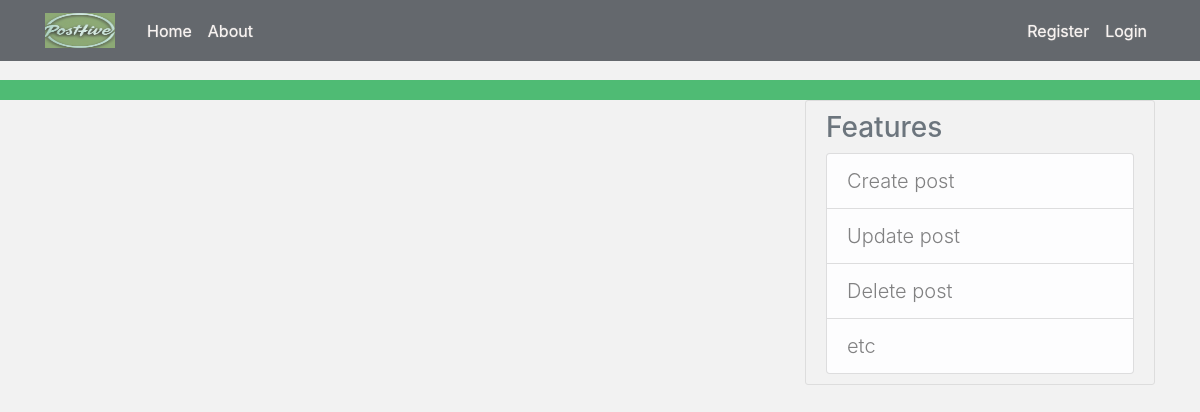
/home, run on an earlier commit of the app's database.
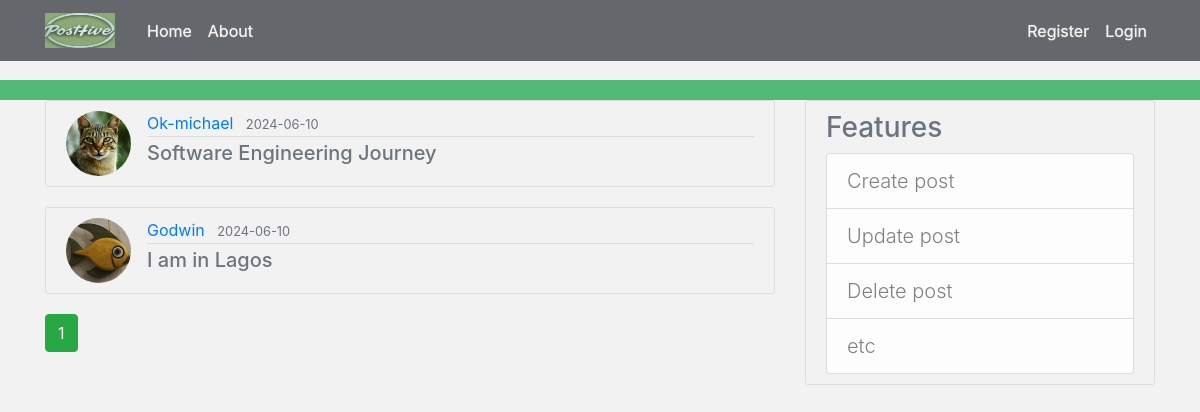
And on a later commit of the database.
### posthive/models.py (models this page shows, shortened)
class Post(db.Model):
    id = db.Column(db.Integer, primary_key=True)
    title = db.Column(db.String(100), nullable=False)
    date_posted = db.Column(db.DateTime, nullable=False, default=datetime.utcnow)
    content = db.Column(db.Text, nullable=False)
    user_id = db.Column(db.Integer, db.ForeignKey('user.id'), nullable=False)

class User(db.Model, UserMixin):
    id = db.Column(db.Integer, primary_key=True)
    username = db.Column(db.String(20), unique=True, nullable=False)
    email = db.Column(db.String(120), unique=True, nullable=False)
    image_file = db.Column(db.String(20), nullable=False, default='default.png')
    password = db.Column(db.String(60), nullable=False)
    posts = db.relationship('Post', backref='author', lazy=True)
    """
    @property
    def is_authenticated(self):
        return True

    @property
    def is_anonymous(self):
        return False

    @property
    def is_active(self):
        return True  # Or your custom logic

    def get_id(self):
        return str(self.id)
    """

### posthive/routes.py (the view)
@app.route('/')
@app.route('/home')
def home():
    page = request.args.get('page', 1, type=int)
    posts = Post.query.order_by(Post.date_posted.desc()).paginate(page=page, per_page=5)
    return render_template('home.html', posts=posts)

### posthive/templates/home.html
{% extends "layout.html" %}
{% block content %}
    {% for post in posts.items %}
        <article class="media content-section">
          <img class="rounded-circle article-img" src="{{ url_for('static',
            filename='profile_pics/' + post.author.image_file) }}">
          <div class="media-body">
            <div class="article-metadata">
              <a class="mr-2" href="{{ url_for('user_posts', username=post.author.username) }}">{{ post.author.username }}</a>
              <small class="text-muted">{{ post.date_posted.strftime('%Y-%m-%d') }}</small>
            </div>
            <h5><a class="article-title text-muted" href="{{ url_for('post', post_id=post.id) }}">{{ post.title }}</a></h5>
          </div>
        </article>
    {% endfor %}
    {% for page_num in posts.iter_pages(left_edge=1, right_edge=1, left_current=1, right_current=2) %}
      {% if page_num %}
        {% if posts.page==page_num %}
          <a class="btn btn-success mb-4" href="{{ url_for('home', page=page_num) }}">{{ page_num }}</a>
        {% else %}
          <a class="btn btn-outline-success mb-4" href="{{ url_for('home', page=page_num) }}">{{ page_num }}</a>
        {% endif %}
      {% endif %}
    {% endfor %}
{% endblock content %}

What changed in the data, as far as the page shows it:
added Post: image_file (picture), author.username "Ok-michael", date_posted "2024-06-10", title "Software Engineering Journey"
added Post: image_file (picture), author.username "Godwin", date_posted "2024-06-10", title "I am in Lagos"
Also different on the page:
new list line: "1"
